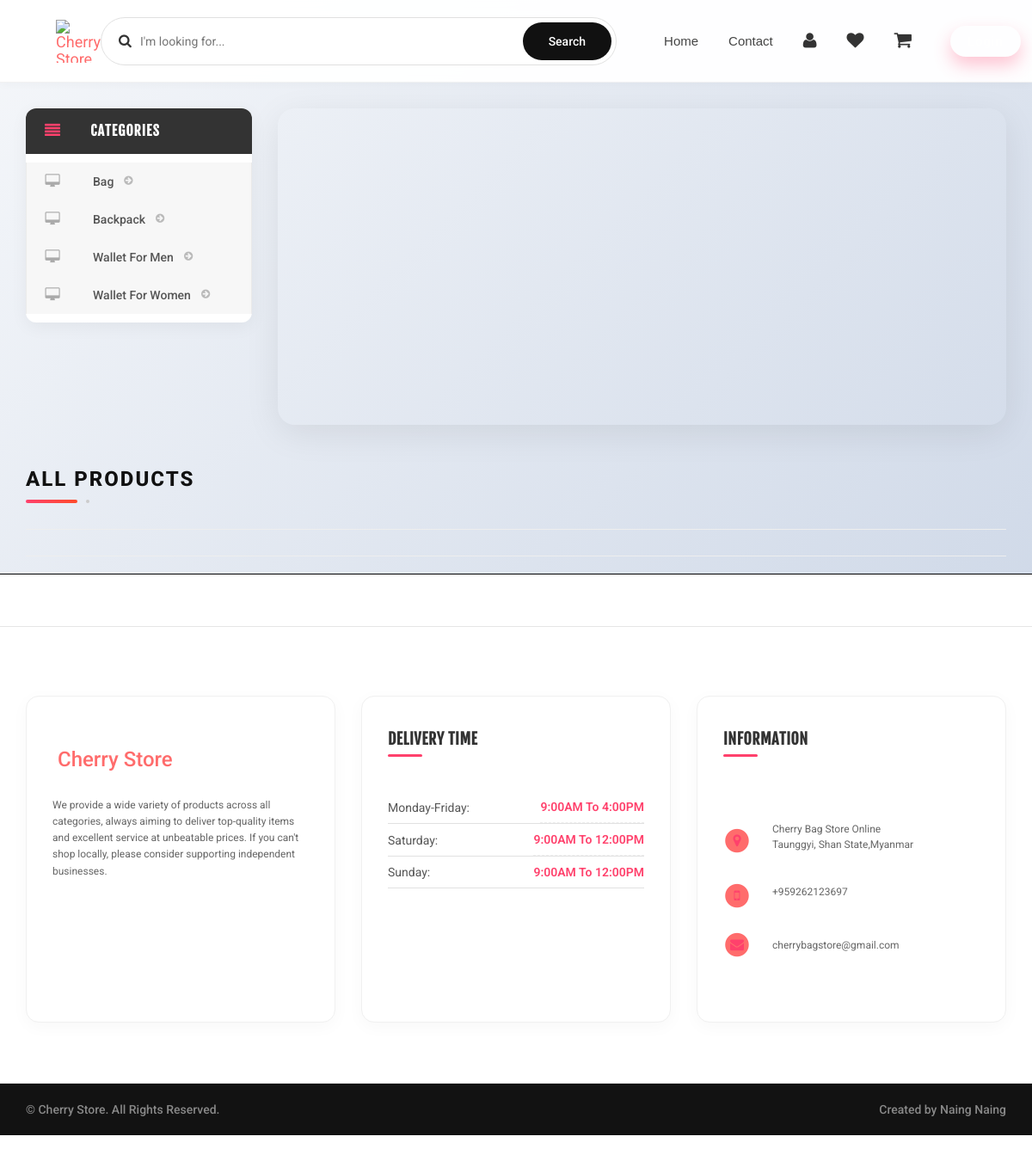
The page /shopping/index.php on the database its author committed.
### tables this page shows
CREATE TABLE `category` (
  `id` int(11) NOT NULL,
  `categoryName` varchar(255) DEFAULT NULL,
  `categoryDescription` longtext DEFAULT NULL,
  `creationDate` timestamp NOT NULL DEFAULT current_timestamp(),
  `updationDate` varchar(255) DEFAULT NULL
);

### shopping/index.php (the view, shortened to what this page needs)
<?php session_start();
include('includes/config.php');
?>
<!DOCTYPE html>
<html lang="en">
<head>
	<link rel="stylesheet" href="assets/css/bootstrap.min.css">
	<link rel="stylesheet" href="assets/css/main.css">
	<link rel="stylesheet" href="assets/css/red.css">
	<link rel="stylesheet" href="assets/css/owl.carousel.css">
	<link rel="stylesheet" href="assets/css/owl.transitions.css">
	<link href="assets/css/lightbox.css" rel="stylesheet">
	<link rel="stylesheet" href="assets/css/animate.min.css">
	<link rel="stylesheet" href="assets/css/rateit.css">
	<link rel="stylesheet" href="assets/css/bootstrap-select.min.css">
	<link rel="stylesheet" href="assets/css/config.css">
	<link href="assets/css/green.css" rel="alternate stylesheet" title="Green color">
	<link href="assets/css/blue.css" rel="alternate stylesheet" title="Blue color">
	<link href="assets/css/red.css" rel="alternate stylesheet" title="Red color">
	<link href="assets/css/orange.css" rel="alternate stylesheet" title="Orange color">
	<link href="assets/css/dark-green.css" rel="alternate stylesheet" title="Darkgreen color">
	<link rel="stylesheet" href="assets/css/font-awesome.min.css">
</head>
<body class="cnt-home">
	<header class="header-style-1">
		<?php include('includes/main-header.php'); ?>
	</header>
	<div class="body-content outer-top-xs" id="top-banner-and-menu">
		<div class="container">
			<div class="furniture-container homepage-container">
				<div class="row">
					<div class="col-xs-12 col-sm-12 col-md-3 sidebar">
						<?php include('includes/side-menu.php'); ?>
					</div>
					<div class="col-xs-12 col-sm-12 col-md-9 homebanner-holder">
						<div id="hero" class="homepage-slider3">
						</div>
					</div>
				</div>
				<div>
					<div class="more-info-tab clearfix">
						<h3 class="new-product-title pull-left">All Products</h3>
					</div>
				</div>
				<hr />
			</div>
		</div>
		<?php include('includes/footer.php'); ?>
</body>
</html>

### shopping/includes/side-menu.php
<div class="side-menu animate-dropdown outer-bottom-xs">
    <div class="head"><i class="icon fa fa-align-justify fa-fw"></i> Categories</div>
    <nav class="yamm megamenu-horizontal" role="navigation">
        <ul class="nav">
            <li class="dropdown menu-item">
              <?php $sql=mysqli_query($con,"select id,categoryName  from category");
while($row=mysqli_fetch_array($sql))
{
    ?>
                <a href="category.php?cid=<?php echo $row['id'];?>" class="dropdown-toggle"><i class="icon fa fa-desktop fa-fw"></i>
                <?php echo $row['categoryName'];?></a>
                <?php }?>
</li>
</ul>
    </nav>
</div>

### shopping/assets/css/red.css (style rules this page uses)
a { color: #ff6c6c; }

### shopping/assets/css/lightbox.css (style rules this page uses)
body:after { content: url(../images/close.png) url(../images/loading.gif) url(../images/prev.png) url(../images/next.png); display: none; }

### shopping/assets/css/green.css (style rules this page uses)
a { color: #abd07e; }

### shopping/assets/css/blue.css (style rules this page uses)
a { color: #3498db; }

### shopping/assets/css/orange.css (style rules this page uses)
a { color: #f39c12; }

### shopping/assets/css/dark-green.css (style rules this page uses)
a { color: #12cca7; }

### rows shown on the page
category: categoryName "Bag"
category: categoryName "Backpack"
category: categoryName "Wallet For Men"
category: categoryName "Wallet For Women"
